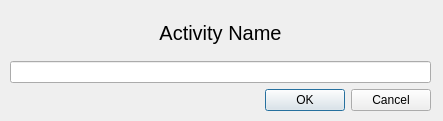
<?xml version="1.0" encoding="UTF-8"?>
<ui version="4.0">
 <class>Dialog</class>
 <widget class="QDialog" name="Dialog">
  <property name="geometry">
   <rect>
    <x>0</x>
    <y>0</y>
    <width>443</width>
    <height>121</height>
   </rect>
  </property>
  <property name="windowTitle">
   <string>Dialog</string>
  </property>
  <widget class="QWidget" name="">
   <property name="geometry">
    <rect>
     <x>10</x>
     <y>10</y>
     <width>421</width>
     <height>101</height>
    </rect>
   </property>
   <layout class="QVBoxLayout" name="verticalLayout">
    <item>
     <widget class="QLabel" name="label">
      <property name="font">
       <font>
        <pointsize>15</pointsize>
       </font>
      </property>
      <property name="text">
       <string>Activity Name</string>
      </property>
      <property name="alignment">
       <set>Qt::AlignCenter</set>
      </property>
     </widget>
    </item>
    <item>
     <widget class="QLineEdit" name="lineEdit"/>
    </item>
    <item>
     <widget class="QDialogButtonBox" name="buttonBox">
      <property name="orientation">
       <enum>Qt::Horizontal</enum>
      </property>
      <property name="standardButtons">
       <set>QDialogButtonBox::Cancel|QDialogButtonBox::Ok</set>
      </property>
     </widget>
    </item>
   </layout>
  </widget>
 </widget>
 <resources/>
 <connections>
  <connection>
   <sender>buttonBox</sender>
   <signal>accepted()</signal>
   <receiver>Dialog</receiver>
   <slot>accept()</slot>
   <hints>
    <hint type="sourcelabel">
     <x>248</x>
     <y>254</y>
    </hint>
    <hint type="destinationlabel">
     <x>157</x>
     <y>274</y>
    </hint>
   </hints>
  </connection>
  <connection>
   <sender>buttonBox</sender>
   <signal>rejected()</signal>
   <receiver>Dialog</receiver>
   <slot>reject()</slot>
   <hints>
    <hint type="sourcelabel">
     <x>316</x>
     <y>260</y>
    </hint>
    <hint type="destinationlabel">
     <x>286</x>
     <y>274</y>
    </hint>
   </hints>
  </connection>
 </connections>
</ui>
